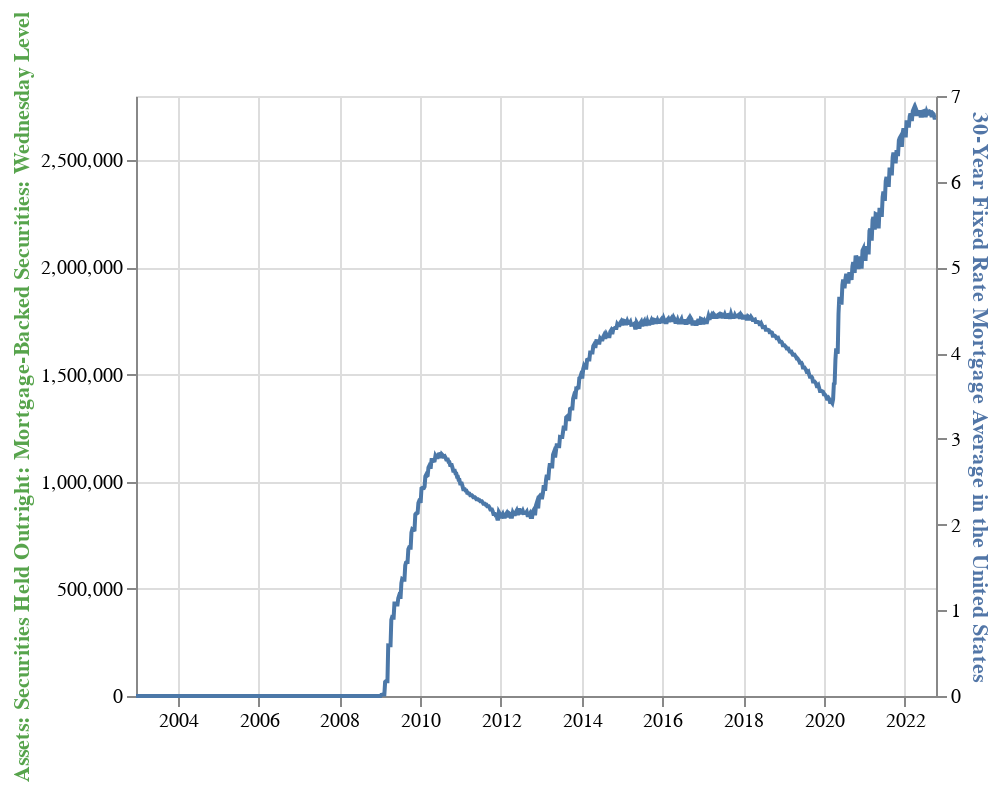

The notebook cell saved with this chart:
### Code cell
import altair as alt

base = alt.Chart(df).encode(alt.X("date:T", axis=alt.Axis(title=None)))

line = base.mark_line().encode(
    alt.Y(
        "WSHOMCB",
        axis=alt.Axis(title=rates_sc.WSHOMCB.info.title, titleColor="#57A44C"),
    ),
)

line2 = base.mark_line().encode(
    alt.Y(
        "MORTGAGE30US",
        axis=alt.Axis(title=rates_sc.MORTGAGE30US.info.title, titleColor="#5276A7"),
    ),
    alt.Y2("MORTGAGE30US"),
)

alt.Y2

alt.layer(line, line2).resolve_scale(y="independent")

### Figure 1 — Vega-Lite specification as saved in the notebook (floating-point values rounded to 4 significant figures; data arrays with more than 128 entries replaced by an {"elided": "..."} marker saying what was removed)
{"config": {"view": {"continuousWidth": 400, "continuousHeight": 300}}, "layer": [{"mark": "line", "encoding": {"x": {"axis": {"title": null}, "field": "date", "type": "temporal"}, "y": {"axis": {"title": "Assets: Securities Held Outright: Mortgage-Backed Securities: Wednesday Level", "titleColor": "#57A44C"}, "field": "WSHOMCB", "type": "quantitative"}}}, {"mark": "line", "encoding": {"x": {"axis": {"title": null}, "field": "date", "type": "temporal"}, "y": {"axis": {"title": "30-Year Fixed Rate Mortgage Average in the United States", "titleColor": "#5276A7"}, "field": "MORTGAGE30US", "type": "quantitative"}, "y2": {"field": "MORTGAGE30US"}}}], "data": {"name": "data-f65e81f2dd47b1b7981e0c9abf7a4d88"}, "resolve": {"scale": {"y": "independent"}}, "$schema": "https://vega.github.io/schema/vega-lite/v4.17.0.json", "datasets": {"data-f65e81f2dd47b1b7981e0c9abf7a4d88": {"elided": "1035 records"}}}
